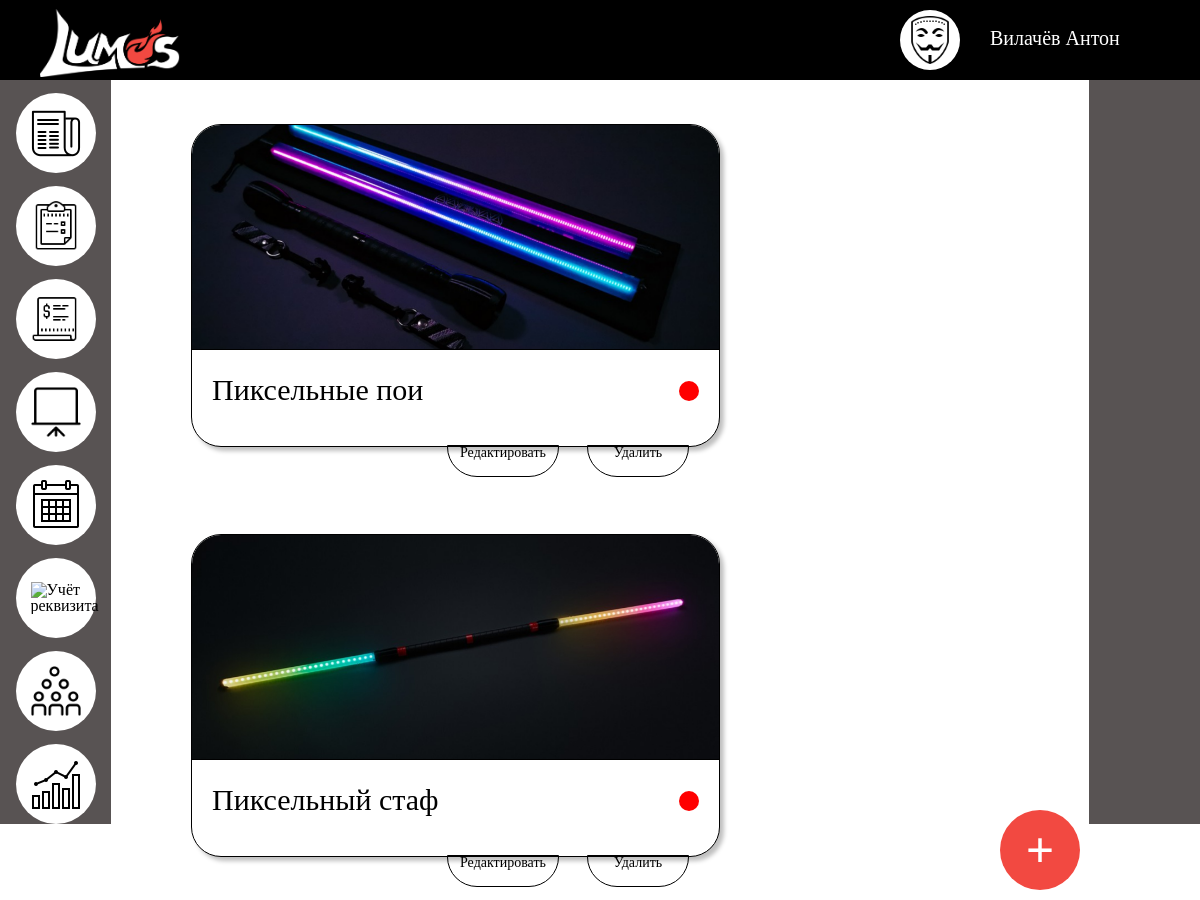
Screenshot of /props with the database file from the repository.
### main/models.py (models this page shows, shortened)
class Props(models.Model):
    name = models.CharField("Название", max_length=50)
    state = models.BooleanField("Состояние", default=True)
    comment = models.BooleanField("Комментарий", null=True, blank=True)
    avatar = models.ImageField("Аватарка", null=True, blank=True)
    @property
    def avatar_url(self):
        if self.avatar and hasattr(self.avatar, 'url'):
            return self.avatar.url
    class Meta:
        verbose_name = "Реквизит"
        verbose_name_plural = "Реквизит"

### main/views.py (the view)
# urls.py: path('props', views.go_to_props, name='props'),
def go_to_props(request):
    props = Props.objects.order_by('name')
    return render(request, 'main/props.html', {'props': props})

### main/templates/main/props.html (shortened to what this page needs)
{% extends 'main/base.html' %}
{% block center %}
                <div id="main-employees" class="main-projects">
                    {% if props %}
                        {% for el in props %}
                <div class="project">
                    <div class="avatar-project-div">
                        <img class="avatar-project" src=" {{ el.avatar_url }} ">
                    </div>
                    <div class="name-project name-props">
                        <p> {{ el.name }} </p>
                        {% if el.state == True %}
                            <div class="props-status"></div>
                        {% else %}
                            <div class="props-status" style="background: red"></div>
                        {% endif %}
                            <a href="{% url 'refactor_props' el.id %}">
                        <div class="refactor-employee">
                            Редактировать
                        </div>
                    </a>
                    <a href="{% url 'delete_props' el.id%}">
                        <div class="delete-employee">
                            Удалить
                        </div>
                    </a>
                    </div>
                </div>
                        {% endfor %}
                    {% else %}
                        <h1 style="font-size: 50px; margin-top: -50%">Добавьте реквизит</h1>
                    {% endif %}
            </div>
            <a id="add-project" href="{% url 'add_props' %}">+</a>
{% endblock %}

### main/static/main/css/style.css (style rules this page uses)
html { box-sizing: border-box; }
body { background-color: #ffffff; overflow: hidden; }
.main-projects { width: 100%; height: calc(100% - 80px); position: relative; overflow: auto; padding-left: 80px; padding-top: 25px; display: flex; flex-flow: row wrap; align-items: center; }
.project { position: relative; margin-right: 50px; margin-bottom: 50px; width: 527px; height: 321px; left: 0px; top: 0px; background: #FFFFFF; border: 1px solid #000000; box-shadow: 4px 4px 4px rgba(0, 0, 0, 0.25); border-radius: 30px; }
.avatar-project-div { position: relative; width: 100%; height: 70%; border-radius: 29px 29px 0px 0px; border-bottom: 1px solid #000000; }
.avatar-project { width: 100%; height: 100%; object-fit: cover; border-radius: 29px 29px 0 0; }
.name-project { position: relative; width: 100%; height: calc(30% - 1px); border-radius: 0px 0px 29px 29px; padding-left: 20px; padding-top: 25px; text-align: left; font-size: 30px; }
#add-project { display: block; position: fixed; width: 80px; height: 80px; border-radius: 50%; background: #F24941; bottom: 10px; right: 120px; box-sizing: border-box; padding-top: 15px; text-align: center; color: white; font-size: 50px; font-weight: bold; text-decoration: none; }
#main-employees { position: absolute; width: calc(100% - 222px); height: calc(100% - 80px); overflow: auto; }
.name-props { width: calc(100% - 20px); height: calc(28% - 20px); }
.name-props p { position: absolute; }
.props-status { position: absolute; display: flex; right: 0; margin-right: 20px; margin-top: 6px; width: 20px; height: 20px; border-radius: 50%; background: rgb(18, 250, 6); }
.refactor-employee { position: absolute; width: 110px; height: 30px; bottom: -32px; right: 160px; border: 1px solid; border-radius: 0 0 30px 30px; text-align: center; font-size: 14px }
.delete-employee { position: absolute; width: 100px; height: 30px; bottom: -32px; right: 30px; border: 1px solid; border-radius: 0 0 30px 30px; text-align: center; font-size: 14px }

### rows the page displays
Props: avatar_url (picture), name "Пиксельные пои", state False (drawn)
Props: avatar_url (picture), name "Пиксельный стаф", state False (drawn)
